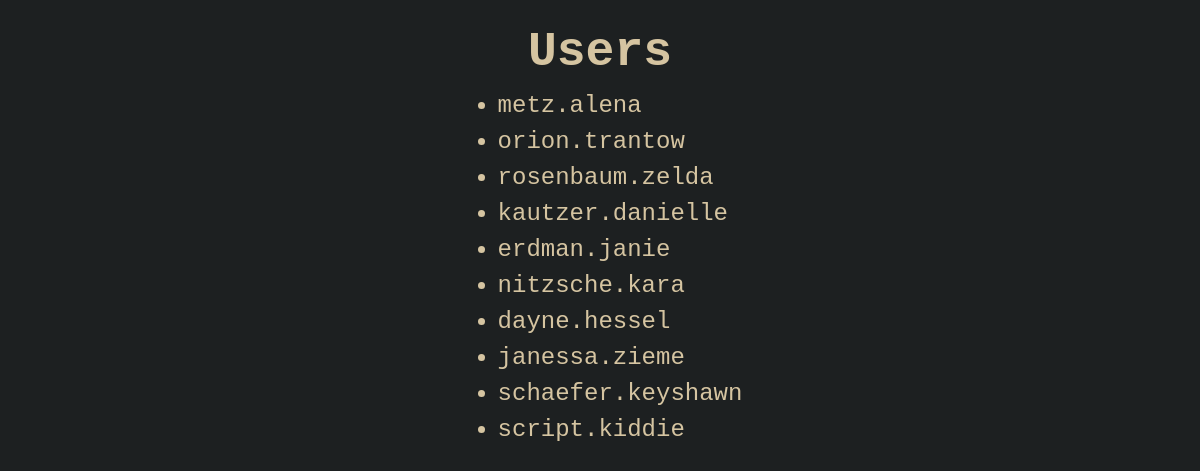
Screenshot of /users with the database file from the repository.
### tables this page shows
CREATE TABLE users
(
    id   INT          NOT NULL AUTO_INCREMENT,
    name VARCHAR(128) NOT NULL,
    PRIMARY KEY (id)
);

### src/Framework/Viewer.php (called while the page is built, shortened)
<?php
class Viewer
{
    public static function render(string $template, array $data = []): string
    {
        extract($data, EXTR_SKIP);
        require ROOT_PATH . "/views/$template";
        return ob_get_clean();
    }
}

### src/Framework/RouteDispatcher.php (called while the page is built, shortened)
<?php
readonly class RouteDispatcher
{
    public function handle(string $path): void
    {
        $route = $this->router->match($path);
        $controllerName = 'App\Controllers\\' . ucwords($route->controller);
        $action = $route->action;
        $controller = $this->services->get($controllerName);
        $controller->$action();
    }
}

### public/index.php (called while the page is built, shortened)
<?php
$path = parse_url($_SERVER['REQUEST_URI'], PHP_URL_PATH);
$router = require ROOT_PATH . '/config/routes.php';
$services = require ROOT_PATH . '/config/services.php';
$dispatcher = new RouteDispatcher($router, $services);
$dispatcher->handle($path);

### src/App/Services/UserService.php (called while the page is built, shortened)
<?php
readonly class UserService
{
    public function getAll(): array
    {
        $pdo = $this->database->getConnection();
        $stmt = $pdo->query('SELECT * FROM users');
        return $stmt->fetchAll(PDO::FETCH_OBJ);
    }
}

### views/Users/index.php (the view)
<h1>Users</h1>
<ul>
    <?php foreach ($users as $user): ?>
        <li><?= htmlspecialchars($user->name) ?></li>
    <?php endforeach; ?>
</ul>

### public/styles/main.css (style rules this page uses)
:root { --color-bg: #1d2021; --color-fg: #d5c4a1; --color-acc1: #fe8019; --color-acc2: #fb4934; --color-acc3: #b8bb26; --color-acc4: #83a598; }
body { padding: 1rem; font-size: 1.5rem; font-family: monospace; background-color: var(--color-bg); color: var(--color-fg); display: flex; flex-direction: column; justify-content: center; align-items: center; }

### rows the page displays
users: name "metz.alena"
users: name "orion.trantow"
users: name "rosenbaum.zelda"
users: name "kautzer.danielle"
users: name "erdman.janie"
users: name "nitzsche.kara"
users: name "dayne.hessel"
users: name "janessa.zieme"
users: name "schaefer.keyshawn"
users: name "script.kiddie"
